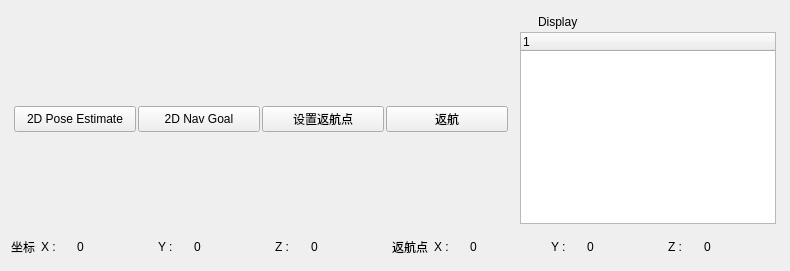
          <widget class="QWidget" name="tab_3">
           <attribute name="title">
            <string>导航建图</string>
           </attribute>
           <layout class="QGridLayout" name="gridLayout_2">
            <item row="0" column="1">
             <widget class="QWidget" name="widget" native="true">
              <property name="sizePolicy">
               <sizepolicy hsizetype="Maximum" vsizetype="Preferred">
                <horstretch>0</horstretch>
                <verstretch>0</verstretch>
               </sizepolicy>
              </property>
              <layout class="QVBoxLayout" name="verticalLayout_7">
               <property name="spacing">
                <number>2</number>
               </property>
               <property name="leftMargin">
                <number>3</number>
               </property>
               <property name="topMargin">
                <number>3</number>
               </property>
               <property name="rightMargin">
                <number>3</number>
               </property>
               <property name="bottomMargin">
                <number>3</number>
               </property>
               <item>
                <layout class="QVBoxLayout" name="verticalLayout_11">
                 <item>
                  <layout class="QHBoxLayout" name="horizontalLayout_11">
                   <item>
                    <widget class="QLabel" name="label_11">
                     <property name="minimumSize">
                      <size>
                       <width>16</width>
                       <height>16</height>
                      </size>
                     </property>
                     <property name="maximumSize">
                      <size>
                       <width>16</width>
                       <height>16</height>
                      </size>
                     </property>
                     <property name="text">
                      <string/>
                     </property>
                     <property name="pixmap">
                      <pixmap resource="../resources/images.qrc">:/images/display.png</pixmap>
                     </property>
                     <property name="scaledContents">
                      <bool>true</bool>
                     </property>
                    </widget>
                   </item>
                   <item>
                    <widget class="QLabel" name="label_12">
                     <property name="text">
                      <string>Display</string>
                     </property>
                    </widget>
                   </item>
                  </layout>
                 </item>
                 <item>
                  <widget class="QTreeWidget" name="treeWidget">
                   <attribute name="headerMinimumSectionSize">
                    <number>150</number>
                   </attribute>
                   <attribute name="headerDefaultSectionSize">
                    <number>150</number>
                   </attribute>
                   <column>
                    <property name="text">
                     <string notr="true">1</string>
                    </property>
                   </column>
                  </widget>
                 </item>
                </layout>
               </item>
              </layout>
             </widget>
            </item>
            <item row="0" column="0">
             <widget class="QWidget" name="widget_2" native="true">
              <property name="sizePolicy">
               <sizepolicy hsizetype="Minimum" vsizetype="Preferred">
                <horstretch>0</horstretch>
                <verstretch>0</verstretch>
               </sizepolicy>
              </property>
              <layout class="QVBoxLayout" name="verticalLayout_2">
               <property name="spacing">
                <number>2</number>
               </property>
               <property name="leftMargin">
                <number>3</number>
               </property>
               <property name="topMargin">
                <number>3</number>
               </property>
               <property name="rightMargin">
                <number>3</number>
               </property>
               <property name="bottomMargin">
                <number>3</number>
               </property>
               <item>
                <layout class="QVBoxLayout" name="verticalLayout_14">
                 <item>
                  <layout class="QHBoxLayout" name="horizontalLayout_12">
                   <item>
                    <widget class="QPushButton" name="set_start_btn">
                     <property name="maximumSize">
                      <size>
                       <width>16777215</width>
                       <height>31</height>
                      </size>
                     </property>
                     <property name="text">
                      <string>2D Pose Estimate</string>
                     </property>
                     <property name="icon">
                      <iconset resource="../resources/images.qrc">
                       <normaloff>:/images/rviz_images/SetInitialPose.png</normaloff>:/images/rviz_images/SetInitialPose.png</iconset>
                     </property>
                    </widget>
                   </item>
                   <item>
                    <widget class="QPushButton" name="set_goal_btn">
                     <property name="maximumSize">
                      <size>
                       <width>16777215</width>
                       <height>31</height>
                      </size>
                     </property>
                     <property name="text">
                      <string>2D Nav Goal</string>
                     </property>
                     <property name="icon">
                      <iconset resource="../resources/images.qrc">
                       <normaloff>:/images/rviz_images/SetGoal.png</normaloff>:/images/rviz_images/SetGoal.png</iconset>
                     </property>
                    </widget>
                   </item>
                   <item>
                    <widget class="QPushButton" name="set_return_pos_btn">
                     <property name="text">
                      <string>设置返航点</string>
                     </property>
                     <property name="icon">
                      <iconset resource="../resources/images.qrc">
                       <normaloff>:/images/set_return.png</normaloff>:/images/set_return.png</iconset>
                     </property>
                    </widget>
                   </item>
                   <item>
                    <widget class="QPushButton" name="return_pos_btn">
                     <property name="text">
                      <string>返航</string>
                     </property>
                     <property name="icon">
                      <iconset resource="../resources/images.qrc">
                       <normaloff>:/images/return.png</normaloff>:/images/return.png</iconset>
                     </property>
                    </widget>
                   </item>
                  </layout>
                 </item>
                 <item>
                  <layout class="QVBoxLayout" name="Layout_rviz"/>
                 </item>
                </layout>
               </item>
              </layout>
             </widget>
            </item>
            <item row="2" column="0" colspan="2">
             <layout class="QHBoxLayout" name="horizontalLayout_13">
              <item>
               <widget class="QLabel" name="label_13">
                <property name="text">
                 <string>坐标</string>
                </property>
               </widget>
              </item>
              <item>
               <widget class="QLabel" name="label_14">
                <property name="minimumSize">
                 <size>
                  <width>30</width>
                  <height>27</height>
                 </size>
                </property>
                <property name="maximumSize">
                 <size>
                  <width>30</width>
                  <height>27</height>
                 </size>
                </property>
                <property name="text">
                 <string>X : </string>
                </property>
               </widget>
              </item>
              <item>
               <widget class="QLabel" name="pos_x">
                <property name="minimumSize">
                 <size>
                  <width>75</width>
                  <height>27</height>
                 </size>
                </property>
                <property name="maximumSize">
                 <size>
                  <width>75</width>
                  <height>27</height>
                 </size>
                </property>
                <property name="text">
                 <string>0</string>
                </property>
               </widget>
              </item>
              <item>
               <widget class="QLabel" name="label_17">
                <property name="minimumSize">
                 <size>
                  <width>30</width>
                  <height>27</height>
                 </size>
                </property>
                <property name="maximumSize">
                 <size>
                  <width>30</width>
                  <height>27</height>
                 </size>
                </property>
                <property name="text">
                 <string>Y : </string>
                </property>
               </widget>
              </item>
              <item>
               <widget class="QLabel" name="pos_y">
                <property name="minimumSize">
                 <size>
                  <width>75</width>
                  <height>27</height>
                 </size>
                </property>
                <property name="maximumSize">
                 <size>
                  <width>75</width>
                  <height>27</height>
                 </size>
                </property>
                <property name="text">
                 <string>0</string>
                </property>
               </widget>
              </item>
              <item>
               <widget class="QLabel" name="label_18">
                <property name="minimumSize">
                 <size>
                  <width>30</width>
                  <height>27</height>
                 </size>
                </property>
                <property name="maximumSize">
                 <size>
                  <width>30</width>
                  <height>27</height>
                 </size>
                </property>
                <property name="text">
                 <string>Z : </string>
                </property>
               </widget>
              </item>
              <item>
               <widget class="QLabel" name="pos_z">
                <property name="minimumSize">
                 <size>
                  <width>75</width>
                  <height>27</height>
                 </size>
                </property>
                <property name="maximumSize">
                 <size>
                  <width>75</width>
                  <height>27</height>
                 </size>
                </property>
                <property name="text">
                 <string>0</string>
                </property>
               </widget>
              </item>
              <item>
               <widget class="QLabel" name="label_15">
                <property name="text">
                 <string>返航点</string>
                </property>
               </widget>
              </item>
              <item>
               <widget class="QLabel" name="label_16">
                <property name="minimumSize">
                 <size>
                  <width>30</width>
                  <height>27</height>
                 </size>
                </property>
                <property name="maximumSize">
                 <size>
                  <width>30</width>
                  <height>27</height>
                 </size>
                </property>
                <property name="text">
                 <string>X : </string>
                </property>
               </widget>
              </item>
              <item>
               <widget class="QLabel" name="return_x">
                <property name="minimumSize">
                 <size>
                  <width>75</width>
                  <height>27</height>
                 </size>
                </property>
                <property name="maximumSize">
                 <size>
                  <width>75</width>
                  <height>27</height>
                 </size>
                </property>
                <property name="text">
                 <string>0</string>
                </property>
               </widget>
              </item>
              <item>
               <widget class="QLabel" name="label_19">
                <property name="minimumSize">
                 <size>
                  <width>30</width>
                  <height>27</height>
                 </size>
                </property>
                <property name="maximumSize">
                 <size>
                  <width>30</width>
                  <height>27</height>
                 </size>
                </property>
                <property name="text">
                 <string>Y : </string>
                </property>
               </widget>
              </item>
              <item>
               <widget class="QLabel" name="return_y">
                <property name="minimumSize">
                 <size>
                  <width>75</width>
                  <height>27</height>
                 </size>
                </property>
                <property name="maximumSize">
                 <size>
                  <width>75</width>
                  <height>27</height>
                 </size>
                </property>
                <property name="text">
                 <string>0</string>
                </property>
               </widget>
              </item>
              <item>
               <widget class="QLabel" name="label_20">
                <property name="minimumSize">
                 <size>
                  <width>30</width>
                  <height>27</height>
                 </size>
                </property>
                <property name="maximumSize">
                 <size>
                  <width>30</width>
                  <height>27</height>
                 </size>
                </property>
                <property name="text">
                 <string>Z : </string>
                </property>
               </widget>
              </item>
              <item>
               <widget class="QLabel" name="return_z">
                <property name="minimumSize">
                 <size>
                  <width>75</width>
                  <height>27</height>
                 </size>
                </property>
                <property name="maximumSize">
                 <size>
                  <width>75</width>
                  <height>27</height>
                 </size>
                </property>
                <property name="text">
                 <string>0</string>
                </property>
               </widget>
              </item>
             </layout>
            </item>
           </layout>
          </widget>
